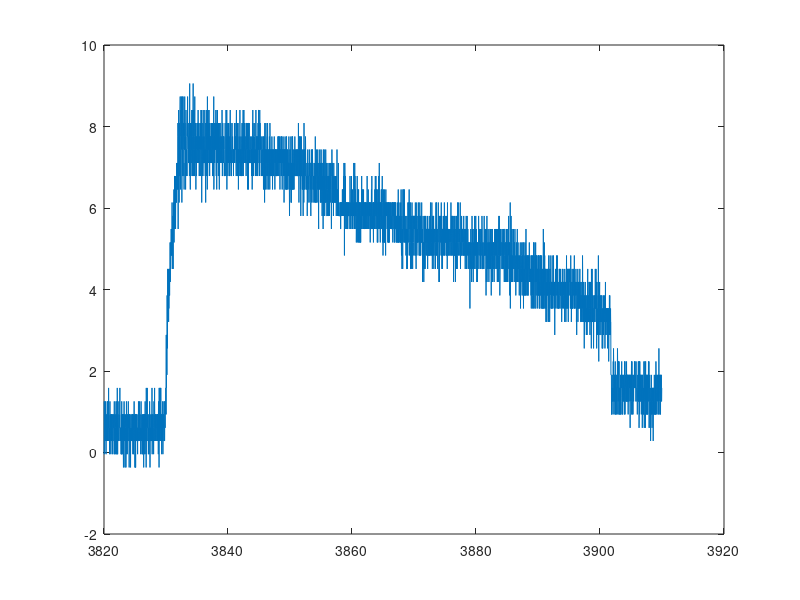

Source code (MATLAB):
load("offset.mat")
load("luke.mat")
% figurCamsGripStrengthe()
% plot(offset(:,1),offset(:,2))


offset_mean = mean(offset(:,2));


luke_offset = mean(luke(:,2)) - offset_mean;

gain = 170/luke_offset;


luke_true = luke_offset .* gain;


%%
load("CamsGripStrength.mat")
grip_offset = mean(CamsGripStrength) - offset_mean;
grip_true = grip_offset .* gain;

%%
load("copper.mat")
copper_offset = mean(copper) - offset_mean;
gain = 26.1 / copper_offset;

copper_true = copper_offset.*gain;
grip_true = grip_offset*gain;

luke_true = luke_offset*gain

%%
load("fire.mat")
fire_data_offset = fire - offset_mean;
fire_true = -fire_data_offset*1000;
time = (1:length(fire_true))./50';

plot(time(time>3820 & time<3910),fire_true(time>3820 & time<3910))